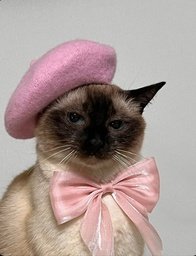
#> input picture лаба1/картинка кота.jpg, 196 x 256 px, shrunk from 1200 x 1567 before the run
$ python lab1.py
#> lines starting #> are read from the running program, lines starting #| are printed output that depends on the picture; after the words box and inside, x2 and y2 are one past the last pixel; in counts of white or black regions, pixels touching at a corner belong together
import math
from pathlib import Path

import numpy as np
from PIL import Image


def rgb_to_hsi(rgb):
    r = rgb[..., 0]
    g = rgb[..., 1]
    b = rgb[..., 2]
    i = (r + g + b) / 3.0

    min_rgb = np.minimum(np.minimum(r, g), b)
    s = np.zeros_like(i)
    mask_i = i > 1e-8
    s[mask_i] = 1.0 - (min_rgb[mask_i] / i[mask_i])

    num = 0.5 * ((r - g) + (r - b))
    den = np.sqrt((r - g) ** 2 + (r - b) * (g - b))
    h = np.zeros_like(i)
    mask_den = den > 1e-8
    theta = np.zeros_like(i)
    theta[mask_den] = np.arccos(np.clip(num[mask_den] / den[mask_den], -1.0, 1.0))
    h[mask_den] = np.where(b[mask_den] <= g[mask_den], theta[mask_den], 2.0 * np.pi - theta[mask_den])

    return h, s, i


def hsi_to_rgb(h, s, i):
    r = np.zeros_like(i)
    g = np.zeros_like(i)
    b = np.zeros_like(i)

    mask_zero = s <= 1e-8
    r[mask_zero] = i[mask_zero]
    g[mask_zero] = i[mask_zero]
    b[mask_zero] = i[mask_zero]

    mask = ~mask_zero
    if not np.any(mask):
        return np.stack([r, g, b], axis=-1)

    h_m = h[mask]
    s_m = s[mask]
    i_m = i[mask]

    r_m = np.empty_like(h_m)
    g_m = np.empty_like(h_m)
    b_m = np.empty_like(h_m)

    region1 = h_m < 2.0 * np.pi / 3.0
    region2 = (h_m >= 2.0 * np.pi / 3.0) & (h_m < 4.0 * np.pi / 3.0)
    region3 = h_m >= 4.0 * np.pi / 3.0

    if np.any(region1):
        h1 = h_m[region1]
        s1 = s_m[region1]
        i1 = i_m[region1]
        b1 = i1 * (1.0 - s1)
        r1 = i1 * (1.0 + (s1 * np.cos(h1) / np.cos(np.pi / 3.0 - h1)))
        g1 = 3.0 * i1 - (r1 + b1)
        r_m[region1] = r1
        g_m[region1] = g1
        b_m[region1] = b1

    if np.any(region2):
        h2 = h_m[region2] - 2.0 * np.pi / 3.0
        s2 = s_m[region2]
        i2 = i_m[region2]
        r2 = i2 * (1.0 - s2)
        g2 = i2 * (1.0 + (s2 * np.cos(h2) / np.cos(np.pi / 3.0 - h2)))
        b2 = 3.0 * i2 - (r2 + g2)
        r_m[region2] = r2
        g_m[region2] = g2
        b_m[region2] = b2

    if np.any(region3):
        h3 = h_m[region3] - 4.0 * np.pi / 3.0
        s3 = s_m[region3]
        i3 = i_m[region3]
        g3 = i3 * (1.0 - s3)
        b3 = i3 * (1.0 + (s3 * np.cos(h3) / np.cos(np.pi / 3.0 - h3)))
        r3 = 3.0 * i3 - (g3 + b3)
        r_m[region3] = r3
        g_m[region3] = g3
        b_m[region3] = b3

    r[mask] = r_m
    g[mask] = g_m
    b[mask] = b_m

    rgb = np.stack([r, g, b], axis=-1)
    return np.clip(rgb, 0.0, 1.0)


def bilinear_resize(src, out_h, out_w):
    h, w = src.shape[:2]
    if out_h < 1 or out_w < 1:
        raise ValueError("Invalid output size")

    if out_h == 1:
        ys = np.array([0.0], dtype=np.float32)
    else:
        ys = np.linspace(0, h - 1, out_h, dtype=np.float32)

    if out_w == 1:
        xs = np.array([0.0], dtype=np.float32)
    else:
        xs = np.linspace(0, w - 1, out_w, dtype=np.float32)

    y0 = np.floor(ys).astype(np.int64)
    x0 = np.floor(xs).astype(np.int64)
    y1 = np.clip(y0 + 1, 0, h - 1)
    x1 = np.clip(x0 + 1, 0, w - 1)

    dy = (ys - y0)[:, None, None]
    dx = (xs - x0)[None, :, None]

    ia = src[y0[:, None], x0[None, :]]
    ib = src[y0[:, None], x1[None, :]]
    ic = src[y1[:, None], x0[None, :]]
    id_ = src[y1[:, None], x1[None, :]]

    top = ia * (1.0 - dx) + ib * dx
    bottom = ic * (1.0 - dx) + id_ * dx
    out = top * (1.0 - dy) + bottom * dy
    return out


def decimate(src, factor):
    return src[::factor, ::factor]


def save_rgb(path, arr):
    img = Image.fromarray((np.clip(arr, 0.0, 1.0) * 255.0).round().astype(np.uint8))
    img.save(path)


def save_gray(path, arr):
    img = Image.fromarray((np.clip(arr, 0.0, 1.0) * 255.0).round().astype(np.uint8), mode="L")
    img.save(path)


def main():
    root = Path(__file__).resolve().parent
    src_dir = root / "src"
    src_dir.mkdir(exist_ok=True)

    input_path = root / "картинка кота.jpg"
    if not input_path.exists():
        raise FileNotFoundError(f"Missing input image: {input_path}")

    img = Image.open(input_path).convert("RGB")
#> img is the input picture: PIL image 196x256 RGB; mean R, G, B 169.6, 152.7, 148.5
    source_path = src_dir / "source.png"
    img.save(source_path)

    rgb = np.array(img, dtype=np.float32) / 255.0
    h, w = rgb.shape[:2]
#> h = 256; w = 196

    save_gray(src_dir / "r_channel.png", rgb[..., 0])
    save_gray(src_dir / "g_channel.png", rgb[..., 1])
    save_gray(src_dir / "b_channel.png", rgb[..., 2])

    hsi_h, hsi_s, hsi_i = rgb_to_hsi(rgb)
#> in rgb_to_hsi, `mask_i = i > 1e-8`:
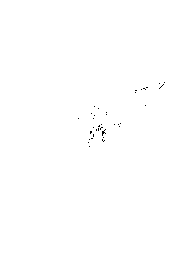
#> mask_i: shape (256, 196) bool; 99.9% white; black in thin lines or dots, all inside (x1, y1, x2, y2) = (78, 82, 165, 147)
#> in rgb_to_hsi, `mask_den = den > 1e-8`: mask_den: shape (256, 196) bool; 99% white; black in thin lines or dots, all inside (x1, y1, x2, y2) = (0, 32, 168, 256)
#> in rgb_to_hsi, `theta[mask_den] = np.arccos(np.clip(num[mask_den] / den[mask_den], -1...`:
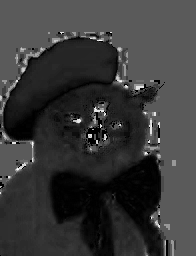
#> theta: shape (256, 196) float32; min 0, max 2.95, mean 0.663; drawn with min black and max white
#> in rgb_to_hsi, `h[mask_den] = np.where(b[mask_den] <= g[mask_den], theta[mask_den], 2...`:
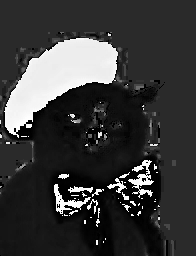
#> h: shape (256, 196) float32; min 0, max 6.27, mean 1.42; drawn with min black and max white
    save_gray(src_dir / "intensity_channel.png", hsi_i)

    inv_i = 1.0 - hsi_i
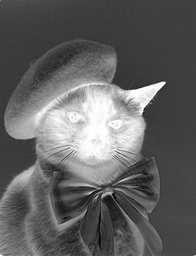
#> inv_i: shape (256, 196) float32; min 0.0131, max 1, mean 0.384
    inv_rgb = hsi_to_rgb(hsi_h, hsi_s, inv_i)
#> in hsi_to_rgb, `r[mask_zero] = i[mask_zero]`:
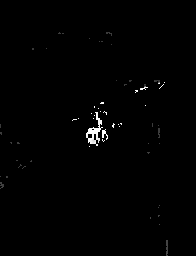
#> r: shape (256, 196) float32; min 0, max 1, mean 0.00672
#> in hsi_to_rgb, `h2 = h_m[region2] - 2.0 * np.pi / 3.0`: h2 = 372 values, max 1.9 at index 170, min 0 at index 111, mean 0.569
#> in hsi_to_rgb, `s2 = s_m[region2]`: s2 = 372 values, max 1 at index 111, min 0.00446 at index 100, mean 0.147
#> in hsi_to_rgb, `i2 = i_m[region2]`: i2 = 372 values, max 0.999 at index 111, min 0.122 at index 100, mean 0.448
#> in hsi_to_rgb, `r2 = i2 * (1.0 - s2)`: r2 = 372 values, max 0.878 at index 165, min 0 at index 111, mean 0.306
#> in hsi_to_rgb, `g2 = i2 * (1.0 + (s2 * np.cos(h2) / np.cos(np.pi / 3.0 - h2)))`: g2 = 372 values, max 3 at index 111, min 0.122 at index 100, mean 0.628
#> in hsi_to_rgb, `b2 = 3.0 * i2 - (r2 + g2)`: b2 = 372 values, max 2.24 at index 240, min -2.38e-07 at index 111, mean 0.409
#> in hsi_to_rgb, `h3 = h_m[region3] - 4.0 * np.pi / 3.0`: h3 = 6648 values, max 2.08 at index 5992, min 0 at index 5106, mean 1.8
#> in hsi_to_rgb, `s3 = s_m[region3]`: s3 = 6648 values, max 1 at index 5254, min 0.00341 at index 5449, mean 0.14
#> in hsi_to_rgb, `i3 = i_m[region3]`: i3 = 6648 values, max 0.997 at index 5365, min 0.0196 at index 6620, mean 0.371
#> in hsi_to_rgb, `g3 = i3 * (1.0 - s3)`: g3 = 6648 values, max 0.9 at index 5372, min 0 at index 5254, mean 0.314
#> in hsi_to_rgb, `b3 = i3 * (1.0 + (s3 * np.cos(h3) / np.cos(np.pi / 3.0 - h3)))`: b3 = 6648 values, max 2.99 at index 5365, min 0.0195 at index 6620, mean 0.352
#> in hsi_to_rgb, `r3 = 3.0 * i3 - (g3 + b3)`: r3 = 6648 values, max 2.19 at index 3632, min 0 at index 5365, mean 0.446
#> in hsi_to_rgb, `rgb = np.stack([r, g, b], axis=-1)`:
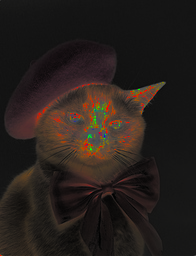
#> rgb: shape (256, 196, 3) float32; mean of channels 0, 1, 2 0.459, 0.369, 0.326; drawn with min black and max white
    save_rgb(src_dir / "inverted_intensity.png", inv_rgb)

    m = 3
    n = 2
    k = m / n

    upscaled = bilinear_resize(rgb, h * m, w * m)
    save_rgb(src_dir / "upscaled.png", upscaled)

    downscaled = decimate(rgb, n)
#> in decimate, `return src[::factor, ::factor]`:
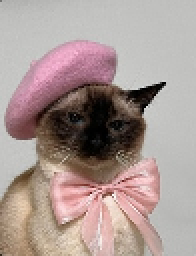
#> returned value: shape (128, 98, 3) float32 (shown 2 times larger); mean of channels 0, 1, 2 0.665, 0.599, 0.583; drawn as R, G, B
    save_rgb(src_dir / "downscaled.png", downscaled)

    two_pass = decimate(upscaled, n)
    save_rgb(src_dir / "two_pass.png", two_pass)

    out_h = int(math.ceil(h * k))
#> out_h = 384
    out_w = int(math.ceil(w * k))
#> out_w = 294
    one_pass = bilinear_resize(rgb, out_h, out_w)
    save_rgb(src_dir / "one_pass.png", one_pass)

    sizes = {
        "source": (w, h),
        "upscaled": (upscaled.shape[1], upscaled.shape[0]),
        "downscaled": (downscaled.shape[1], downscaled.shape[0]),
        "two_pass": (two_pass.shape[1], two_pass.shape[0]),
        "one_pass": (one_pass.shape[1], one_pass.shape[0]),
    }

    report_path = root / "report.md"
    report_path.write_text(
        "# Лабораторная работа №1\n"
        "## Цветовые модели и передискретизация изображений\n\n"
        "### Исходное изображение\n\n"
        "![Исходное изображение](src/source.png)\n\n"
        "### 1. Цветовые модели\n\n"
        "#### 1.1 Компоненты R, G, B\n\n"
        "|             Красный канал              |             Зеленый канал              |              Синий канал               |\n"
        "|:--------------------------------------:|:--------------------------------------:|:--------------------------------------:|\n"
        "| ![R](src/r_channel.png) | ![G](src/g_channel.png) | ![B](src/b_channel.png) |\n\n"
        "#### 1.2 Яркостная компонента HSI\n\n"
        "![Яркостная компонента HSI](src/intensity_channel.png)\n\n"
        "#### 1.3 Инвертирование яркостной компоненты\n\n"
        "|            Исходное изображение            |                  С инвертированной яркостью                   |\n"
        "|:------------------------------------------:|:-------------------------------------------------------------:|\n"
        "| ![Исходное](src/source.png) | ![Инвертированное](src/inverted_intensity.png) |\n\n"
        "### 2. Передискретизация (M=3, N=2, K=1.500)\n\n"
        "#### 2.1 Растяжение в M раз (метод билинейной интерполяции)\n\n"
        "|                  Исходное                  |                   Растянутое                   |\n"
        "|:------------------------------------------:|:----------------------------------------------:|\n"
        "| ![Исходное](src/source.png) | ![Растянутое](src/upscaled.png) |\n\n"
        "#### 2.2 Сжатие в N раз (метод прореживания)\n\n"
        "|                  Исходное                  |                    Сжатое                    |\n"
        "|:------------------------------------------:|:--------------------------------------------:|\n"
        "| ![Исходное](src/source.png) | ![Сжатое](src/downscaled.png) |\n\n"
        "#### 2.3 Двухпроходная передискретизация (растяжение + сжатие)\n\n"
        "|                  Исходное                  |             Результат двух проходов             |\n"
        "|:------------------------------------------:|:-----------------------------------------------:|\n"
        "| ![Исходное](src/source.png) | ![Два прохода](src/two_pass.png) |\n\n"
        "#### 2.4 Однопроходная передискретизация (прямое масштабирование)\n\n"
        "|                  Исходное                  |            Результат одного прохода             |\n"
        "|:------------------------------------------:|:-----------------------------------------------:|\n"
        "| ![Исходное](src/source.png) | ![Один проход](src/one_pass.png) |\n\n"
        "### Результаты выполнения\n\n"
        "| Операция                          | Размер изображения |\n"
        "|:----------------------------------|-------------------:|\n"
        f"| Исходное изображение              | {sizes['source'][0]}x{sizes['source'][1]} |\n"
        f"| Растяжение (M=3)                | {sizes['upscaled'][0]}x{sizes['upscaled'][1]} |\n"
        f"| Сжатие (N=2)                    | {sizes['downscaled'][0]}x{sizes['downscaled'][1]} |\n"
        f"| Двухпроходная (M=3 + N=2)     | {sizes['two_pass'][0]}x{sizes['two_pass'][1]} |\n"
        f"| Однопроходная (K=1.500)         | {sizes['one_pass'][0]}x{sizes['one_pass'][1]} |\n\n"
        "### Выводы\n\n"
        "В ходе выполнения лабораторной работы были изучены:\n\n"
        "1. **Цветовые модели RGB и HSI**:\n"
        "   - Выделены компоненты красного, зеленого и синего каналов.\n"
        "   - Выполнено преобразование RGB -> HSI.\n"
        "   - Произведено инвертирование яркостной компоненты.\n\n"
        "2. **Методы передискретизации**:\n"
        "   - Реализован метод билинейной интерполяции для растяжения изображения.\n"
        "   - Реализован метод прореживания для сжатия изображения.\n"
        "   - Выполнена двухпроходная передискретизация: растяжение в M раз с последующим сжатием в N раз.\n"
        "   - Реализована однопроходная передискретизация: прямое масштабирование в K=M/N раз.\n"
    )


if __name__ == "__main__":
    main()
